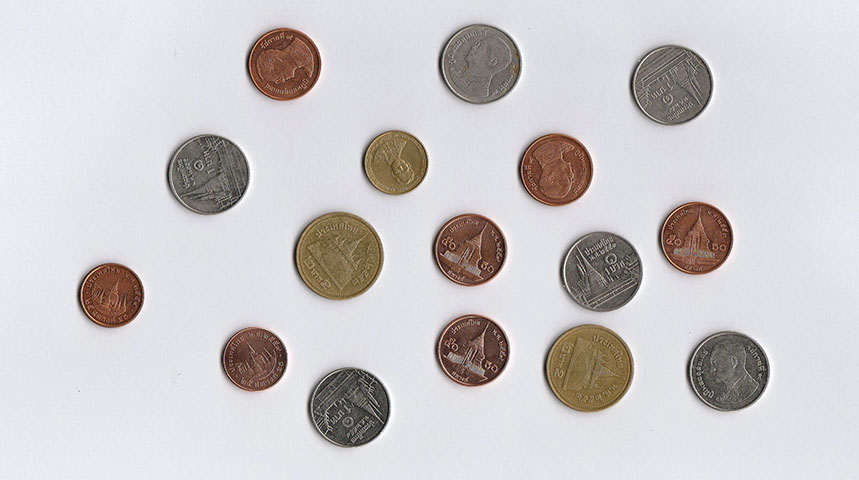
%> input picture cointest.jpg, 859 x 480 px
$ octave --eval "coinDetection;"   (GNU Octave 9; MATLAB toolbox functions it lacks are replaced by stand-ins)
%> lines starting %> are read from the running program, lines starting %| are printed output that depends on the picture; in (x1, y1, x2, y2) boxes, pixels count from 0 and x2, y2 are one past the last pixel; in counts of white or black regions, pixels touching at a corner belong together; the program's own positions count from 1
function coinDetection
    close all;
    orig_color = imread('cointest.jpg');
%> orig_color is the input picture: size 480x859x3 uint8; mean R, G, B 204.9, 201.6, 202.9
    orig_grays = rgb2gray(orig_color);
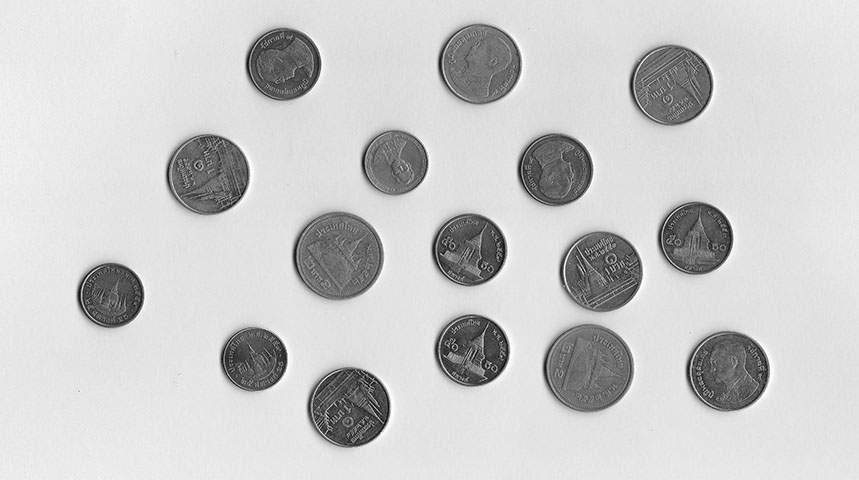
%> orig_grays: size 480x859 uint8; min 0, max 255, mean 202.6
    % Otsu's method
    thresh = graythresh(orig_grays);
%> thresh = 0.631
    % Thresholding
    filter_image = im2bw(orig_grays, thresh);
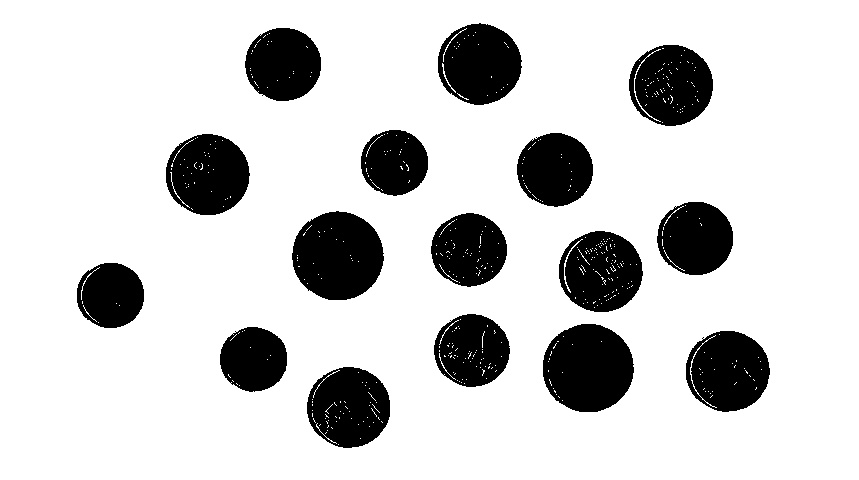
%> filter_image: size 480x859 logical; 81.8% white; 16 black regions, largest, box (x1, y1, x2, y2) and area: (292, 211, 384, 300) 6336, (543, 324, 634, 412) 6286, (166, 134, 250, 215) 5203

    % Inverse Image
    filter_image = 1-filter_image;
    % Region Filling
    filter_image = imfill(filter_image,'holes');
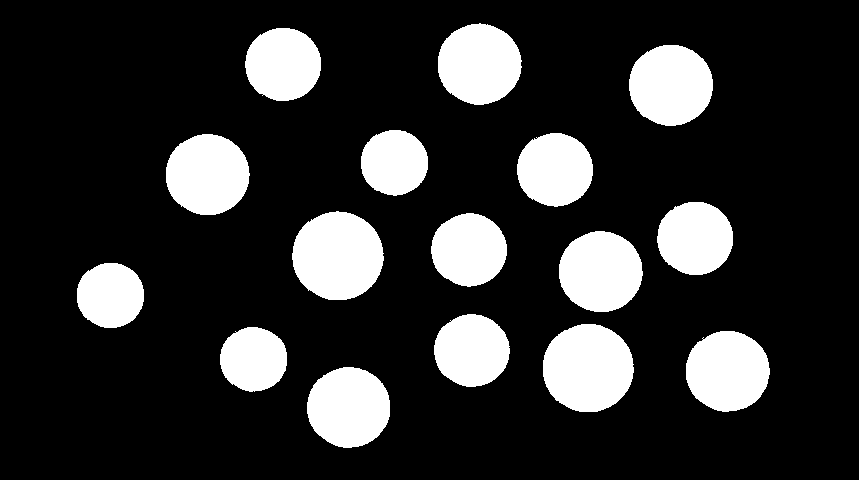
%> filter_image: size 480x859 double; values 0 (black) and 1 (white), 18.6% white; 16 white regions, largest, box (x1, y1, x2, y2) and area: (292, 211, 384, 300) 6369, (543, 324, 634, 412) 6325, (629, 45, 713, 126) 5360

    % Sobel Mask
    mask = [ -1 0 1; -2 0 2; -1 0 1 ];

    % Find gx and gy
    gx = filter2(mask,filter_image,'same');
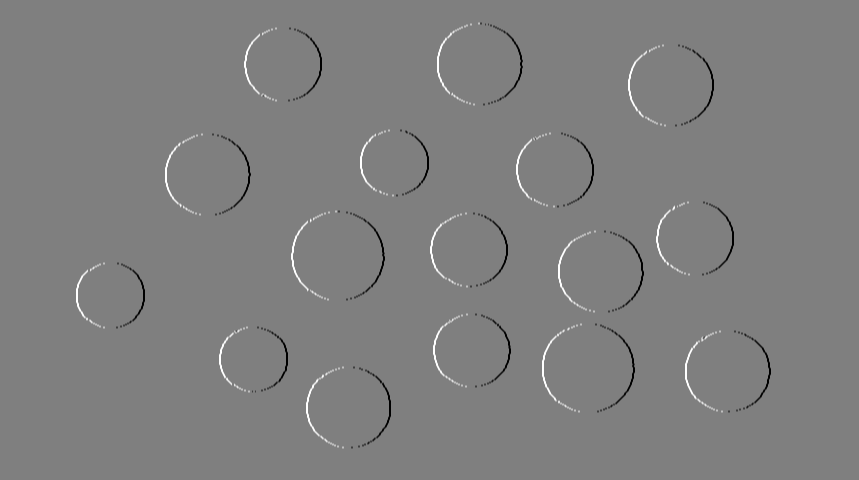
%> gx: size 480x859 double; min -4, max 4, mean 0; drawn with min black and max white
    gy = filter2(mask',filter_image,'same');
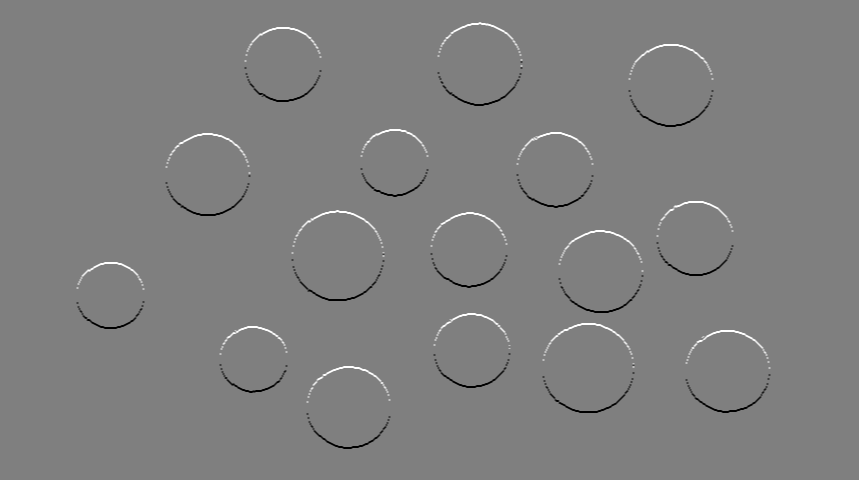
%> gy: size 480x859 double; min -4, max 4, mean 0; mean of the top-left, top-right, bottom-left and bottom-right quarters 0.00664, 0.0156, -0.00664, -0.0156; drawn with min black and max white

    filter_image = mat2gray(sqrt(gx.^2 + gy.^2));
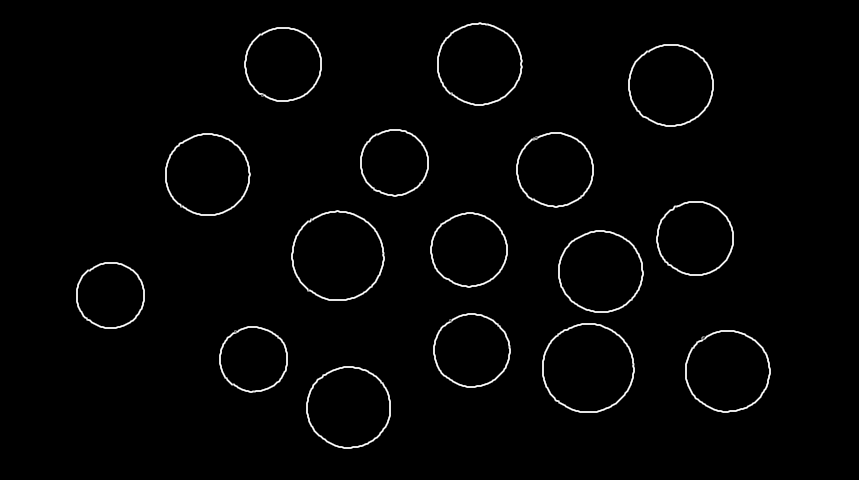
%> filter_image: size 480x859 double; min 0, max 1, mean 0.0174
    radii = 31:1:50;
%> (the run ends here)
